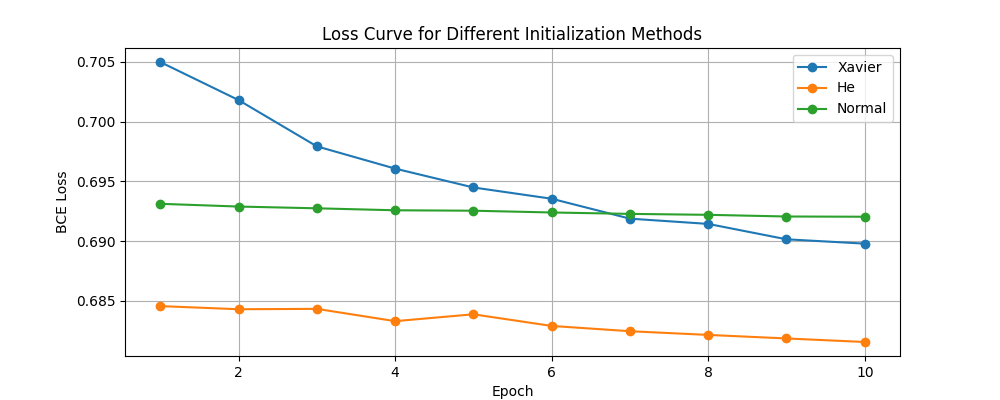

This chart was generated by the following Python code:
# 5. Implement an MLP with 3 inputs, 2 hidden layers with 8 neurons each and an output layer is scalar. 
#    ReLU activation used in hidden layers and sigmoid used in the output layer. Use adam optimizer and binary cross entropy loss. 
#    Use three parameter initialization methods like Xavier, He, Normal. Display the loss and accuracy values for each method.


import numpy as np
import matplotlib.pyplot as plt

# Set random seed for reproducibility
np.random.seed(42)

# Activation Functions
def relu(z):
    return np.maximum(0, z)

def relu_deriv(z):
    return (z > 0).astype(float)

def sigmoid(z):
    return 1 / (1 + np.exp(-z))

# Loss Functions

def bce_loss(y_true, y_pred, epsilon=1e-8):
    return -np.mean(y_true * np.log(y_pred + epsilon) + (1 - y_true) * np.log(1 - y_pred + epsilon))

def compute_accuracy(y_true, y_pred):
    preds = (y_pred >= 0.5).astype(int)
    return np.mean(preds == y_true)


# Parameter Initialization Methods

def init_xavier(fan_in, fan_out):
    limit = np.sqrt(6 / (fan_in + fan_out))
    return np.random.uniform(-limit, limit, (fan_in, fan_out))

def init_he(fan_in, fan_out):
    std = np.sqrt(2 / fan_in)
    return np.random.randn(fan_in, fan_out) * std

def init_normal(fan_in, fan_out, std=0.01):
    return np.random.randn(fan_in, fan_out) * std


# Adam Optimizer Update Function

def adam_update(param, grad, m, v, t, learning_rate, beta1=0.9, beta2=0.999, epsilon=1e-8):
    m = beta1 * m + (1 - beta1) * grad
    v = beta2 * v + (1 - beta2) * (grad ** 2)
    m_hat = m / (1 - beta1 ** t)
    v_hat = v / (1 - beta2 ** t)
    param = param - learning_rate * m_hat / (np.sqrt(v_hat) + epsilon)
    return param, m, v

# MLP Architecture Parameters

input_dim = 3
hidden_dim1 = 8
hidden_dim2 = 8
output_dim = 1  # Scalar output

# Training hyperparameters
learning_rate = 0.001  # Typical learning rate for Adam
epochs = 10
batch_size = 10
num_samples = 100

# Generate random training data
X = np.random.rand(num_samples, input_dim)
# Binary target as scalar (0 or 1)
Y = np.random.randint(0, 2, size=(num_samples, 1))

# Function to train the MLP given an initialization method for weights
def train_mlp(initializer):
    # Initialize weights using the provided initializer function
    # For each layer, determine fan_in and fan_out.
    W1 = initializer(input_dim, hidden_dim1)
    b1 = np.zeros((1, hidden_dim1))
    W2 = initializer(hidden_dim1, hidden_dim2)
    b2 = np.zeros((1, hidden_dim2))
    W3 = initializer(hidden_dim2, output_dim)
    b3 = np.zeros((1, output_dim))
    
    # Initialize Adam moments (for each weight and bias)
    mW1 = np.zeros_like(W1); vW1 = np.zeros_like(W1)
    mb1 = np.zeros_like(b1); vb1 = np.zeros_like(b1)
    mW2 = np.zeros_like(W2); vW2 = np.zeros_like(W2)
    mb2 = np.zeros_like(b2); vb2 = np.zeros_like(b2)
    mW3 = np.zeros_like(W3); vW3 = np.zeros_like(W3)
    mb3 = np.zeros_like(b3); vb3 = np.zeros_like(b3)
    
    loss_history = []
    accuracy_history = []
    t = 1  # time step for Adam
    
    num_batches = num_samples // batch_size
    
    for epoch in range(epochs):
        # Shuffle data
        indices = np.arange(num_samples)
        np.random.shuffle(indices)
        X_shuffled = X[indices]
        Y_shuffled = Y[indices]
        
        epoch_loss = 0.0
        for b in range(num_batches):
            start = b * batch_size
            end = start + batch_size
            X_batch = X_shuffled[start:end]
            Y_batch = Y_shuffled[start:end]
            
            # Forward pass
            Z1 = np.dot(X_batch, W1) + b1
            A1 = relu(Z1)
            
            Z2 = np.dot(A1, W2) + b2
            A2 = relu(Z2)
            
            Z3 = np.dot(A2, W3) + b3
            A3 = sigmoid(Z3)
            
            # Compute BCE loss for this batch
            loss = bce_loss(Y_batch, A3)
            epoch_loss += loss
            
            # Backward pass
            # Output layer delta: derivative of BCE with sigmoid simplifies to (A3 - Y)
            dZ3 = A3 - Y_batch  # shape (batch_size, 1)
            dW3 = np.dot(A2.T, dZ3) / batch_size
            db3 = np.sum(dZ3, axis=0, keepdims=True) / batch_size
            
            dA2 = np.dot(dZ3, W3.T)
            dZ2 = dA2 * relu_deriv(Z2)
            dW2 = np.dot(A1.T, dZ2) / batch_size
            db2 = np.sum(dZ2, axis=0, keepdims=True) / batch_size
            
            dA1 = np.dot(dZ2, W2.T)
            dZ1 = dA1 * relu_deriv(Z1)
            dW1 = np.dot(X_batch.T, dZ1) / batch_size
            db1 = np.sum(dZ1, axis=0, keepdims=True) / batch_size
            
            # Adam update for each parameter
            W3, mW3, vW3 = adam_update(W3, dW3, mW3, vW3, t, learning_rate)
            b3, mb3, vb3 = adam_update(b3, db3, mb3, vb3, t, learning_rate)
            
            W2, mW2, vW2 = adam_update(W2, dW2, mW2, vW2, t, learning_rate)
            b2, mb2, vb2 = adam_update(b2, db2, mb2, vb2, t, learning_rate)
            
            W1, mW1, vW1 = adam_update(W1, dW1, mW1, vW1, t, learning_rate)
            b1, mb1, vb1 = adam_update(b1, db1, mb1, vb1, t, learning_rate)
            
            t += 1
            
        # Average loss for epoch
        avg_epoch_loss = epoch_loss / num_batches
        loss_history.append(avg_epoch_loss)
        
        # Compute full forward pass for evaluation
        Z1_full = np.dot(X, W1) + b1
        A1_full = relu(Z1_full)
        Z2_full = np.dot(A1_full, W2) + b2
        A2_full = relu(Z2_full)
        Z3_full = np.dot(A2_full, W3) + b3
        A3_full = sigmoid(Z3_full)
        
        epoch_acc = compute_accuracy(Y, A3_full)
        accuracy_history.append(epoch_acc)
        
        print(f"Epoch {epoch+1:2d} | Loss: {avg_epoch_loss:.4f} | Accuracy: {epoch_acc*100:.2f}%")
    
    return loss_history, accuracy_history


# Train using different initialization methods

methods = {
    "Xavier": init_xavier,
    "He": init_he,
    "Normal": init_normal
}

results = {}

for name, initializer in methods.items():
    print(f"\nTraining with {name} Initialization:")
    loss_hist, acc_hist = train_mlp(initializer)
    results[name] = (loss_hist, acc_hist)


# Plot Loss and Accuracy for each method

plt.figure(figsize=(10, 4))
for name in results:
    plt.plot(range(1, epochs+1), results[name][0], marker='o', label=name)
plt.xlabel("Epoch")
plt.ylabel("BCE Loss")
plt.title("Loss Curve for Different Initialization Methods")
plt.legend()
plt.grid(True)
plt.show()

plt.figure(figsize=(10, 4))
for name in results:
    plt.plot(range(1, epochs+1), np.array(results[name][1])*100, marker='s', label=name)
plt.xlabel("Epoch")
plt.ylabel("Accuracy (%)")
plt.title("Accuracy Curve for Different Initialization Methods")
plt.legend()
plt.grid(True)
plt.show()


# RESULT 

# 1. Training with Xavier Initialization:

#     Epoch  1 | Loss: 0.7050 | Accuracy: 45.00%
#     Epoch  2 | Loss: 0.7018 | Accuracy: 45.00%
#     Epoch  3 | Loss: 0.6979 | Accuracy: 46.00%
#     Epoch  4 | Loss: 0.6961 | Accuracy: 51.00%
#     Epoch  5 | Loss: 0.6945 | Accuracy: 44.00%
#     Epoch  6 | Loss: 0.6935 | Accuracy: 53.00%
#     Epoch  7 | Loss: 0.6919 | Accuracy: 54.00%
#     Epoch  8 | Loss: 0.6914 | Accuracy: 54.00%
#     Epoch  9 | Loss: 0.6901 | Accuracy: 54.00%
#     Epoch 10 | Loss: 0.6898 | Accuracy: 54.00%

# 2. Training with He Initialization:

#     Epoch  1 | Loss: 0.6846 | Accuracy: 61.00%
#     Epoch  2 | Loss: 0.6843 | Accuracy: 61.00%
#     Epoch  3 | Loss: 0.6843 | Accuracy: 61.00%
#     Epoch  4 | Loss: 0.6833 | Accuracy: 61.00%
#     Epoch  5 | Loss: 0.6839 | Accuracy: 60.00%
#     Epoch  6 | Loss: 0.6829 | Accuracy: 60.00%
#     Epoch  7 | Loss: 0.6825 | Accuracy: 60.00%
#     Epoch  8 | Loss: 0.6821 | Accuracy: 60.00%
#     Epoch  9 | Loss: 0.6818 | Accuracy: 60.00%
#     Epoch 10 | Loss: 0.6815 | Accuracy: 60.00%

# 3. Training with Normal Initialization:

#     Epoch  1 | Loss: 0.6931 | Accuracy: 54.00%
#     Epoch  2 | Loss: 0.6929 | Accuracy: 54.00%
#     Epoch  3 | Loss: 0.6927 | Accuracy: 54.00%
#     Epoch  4 | Loss: 0.6926 | Accuracy: 54.00%
#     Epoch  5 | Loss: 0.6925 | Accuracy: 54.00%
#     Epoch  6 | Loss: 0.6924 | Accuracy: 54.00%
#     Epoch  7 | Loss: 0.6923 | Accuracy: 54.00%
#     Epoch  8 | Loss: 0.6922 | Accuracy: 54.00%
#     Epoch  9 | Loss: 0.6921 | Accuracy: 54.00%
#     Epoch 10 | Loss: 0.6920 | Accuracy: 54.00%
